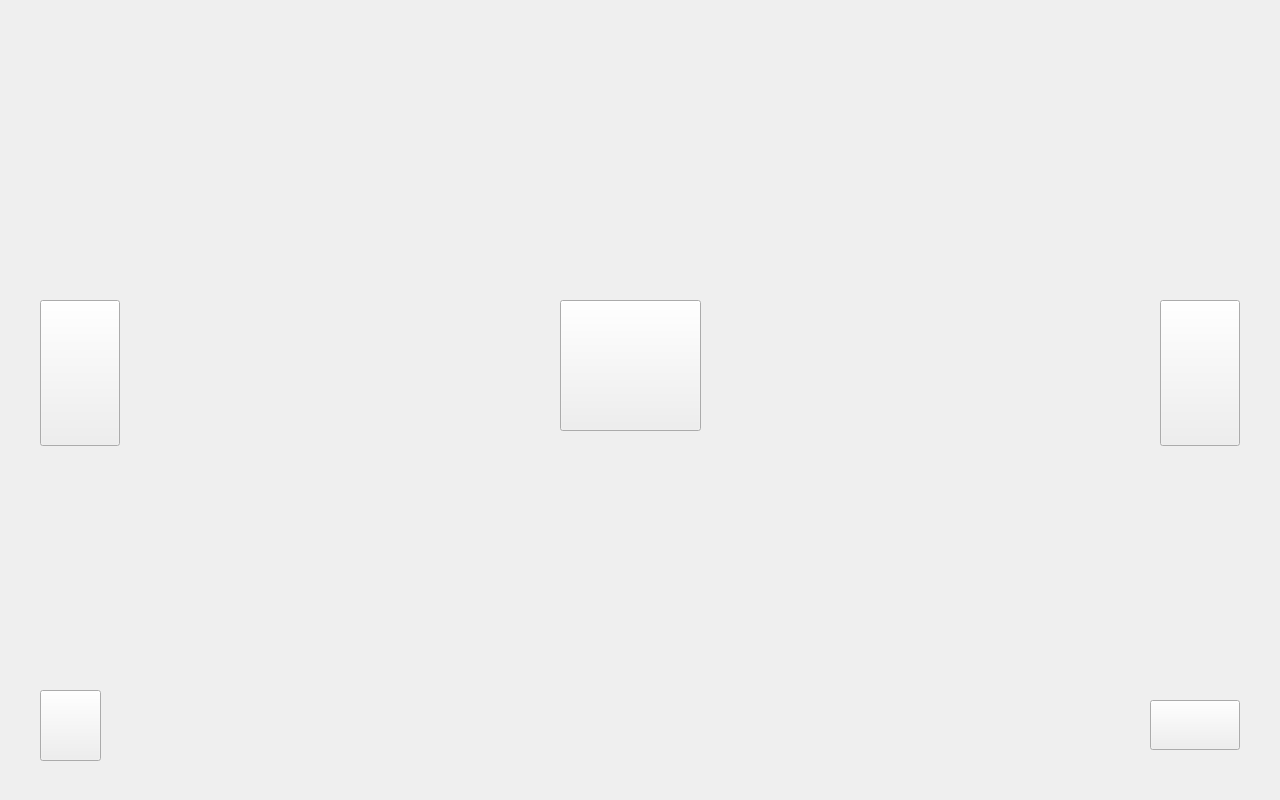
<?xml version="1.0" encoding="UTF-8"?>
<ui version="4.0">
 <class>videoshow</class>
 <widget class="QWidget" name="videoshow">
  <property name="geometry">
   <rect>
    <x>0</x>
    <y>0</y>
    <width>1280</width>
    <height>800</height>
   </rect>
  </property>
  <property name="windowTitle">
   <string>Form</string>
  </property>
  <property name="styleSheet">
   <string notr="true"/>
  </property>
  <widget class="QLabel" name="m_pLb_VideoPlayer">
   <property name="geometry">
    <rect>
     <x>179</x>
     <y>0</y>
     <width>931</width>
     <height>800</height>
    </rect>
   </property>
   <property name="text">
    <string/>
   </property>
  </widget>
  <widget class="QLabel" name="m_pLb_FileIndTotal">
   <property name="geometry">
    <rect>
     <x>350</x>
     <y>10</y>
     <width>100</width>
     <height>30</height>
    </rect>
   </property>
   <property name="styleSheet">
    <string notr="true"> color: white;           
    background: transparent;</string>
   </property>
   <property name="text">
    <string/>
   </property>
  </widget>
  <widget class="QLabel" name="m_pLb_FileName">
   <property name="geometry">
    <rect>
     <x>550</x>
     <y>10</y>
     <width>401</width>
     <height>30</height>
    </rect>
   </property>
   <property name="styleSheet">
    <string notr="true"> color: white;           
    background: transparent;</string>
   </property>
   <property name="text">
    <string/>
   </property>
  </widget>
  <widget class="QPushButton" name="m_pBtn_Return">
   <property name="geometry">
    <rect>
     <x>1150</x>
     <y>700</y>
     <width>90</width>
     <height>50</height>
    </rect>
   </property>
   <property name="styleSheet">
    <string notr="true">border-image: url(:/tu/Res/return.png);</string>
   </property>
   <property name="text">
    <string/>
   </property>
  </widget>
  <widget class="QPushButton" name="m_pBtn_Del_File">
   <property name="geometry">
    <rect>
     <x>40</x>
     <y>690</y>
     <width>61</width>
     <height>71</height>
    </rect>
   </property>
   <property name="styleSheet">
    <string notr="true">border-image: url(:/tu/Res/delfile.png);</string>
   </property>
   <property name="text">
    <string/>
   </property>
  </widget>
  <widget class="QPushButton" name="m_pBtn_Left">
   <property name="geometry">
    <rect>
     <x>40</x>
     <y>300</y>
     <width>80</width>
     <height>146</height>
    </rect>
   </property>
   <property name="styleSheet">
    <string notr="true">border-image: url(:/tu/Res/btn_left.png);</string>
   </property>
   <property name="text">
    <string/>
   </property>
  </widget>
  <widget class="QPushButton" name="m_pBtn_Right">
   <property name="geometry">
    <rect>
     <x>1160</x>
     <y>300</y>
     <width>80</width>
     <height>146</height>
    </rect>
   </property>
   <property name="styleSheet">
    <string notr="true">border-image: url(:/tu/Res/btn_right.png);</string>
   </property>
   <property name="text">
    <string/>
   </property>
  </widget>
  <widget class="QPushButton" name="m_pLb_VideoPlayer_Play">
   <property name="geometry">
    <rect>
     <x>560</x>
     <y>300</y>
     <width>141</width>
     <height>131</height>
    </rect>
   </property>
   <property name="styleSheet">
    <string notr="true">border-image: url(:/tu/Res/videoflag.png);
</string>
   </property>
   <property name="text">
    <string/>
   </property>
  </widget>
  <widget class="QLabel" name="label">
   <property name="geometry">
    <rect>
     <x>0</x>
     <y>0</y>
     <width>1280</width>
     <height>800</height>
    </rect>
   </property>
   <property name="styleSheet">
    <string notr="true">border-image: url(:/tu/Res/btn_nosel.png);</string>
   </property>
   <property name="text">
    <string/>
   </property>
  </widget>
  <zorder>label</zorder>
  <zorder>m_pLb_VideoPlayer</zorder>
  <zorder>m_pLb_FileIndTotal</zorder>
  <zorder>m_pLb_FileName</zorder>
  <zorder>m_pBtn_Return</zorder>
  <zorder>m_pBtn_Del_File</zorder>
  <zorder>m_pBtn_Left</zorder>
  <zorder>m_pBtn_Right</zorder>
  <zorder>m_pLb_VideoPlayer_Play</zorder>
 </widget>
 <resources/>
 <connections/>
</ui>
